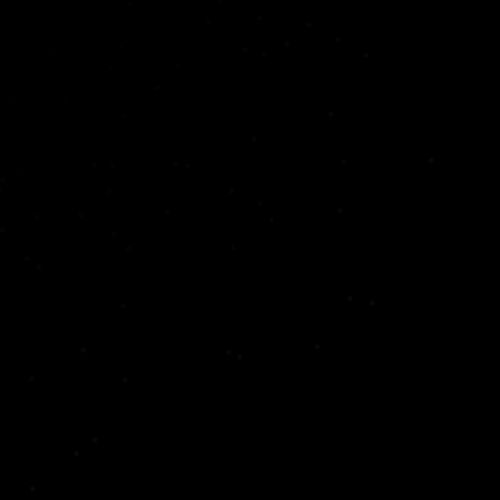
Frame 1 (no input)
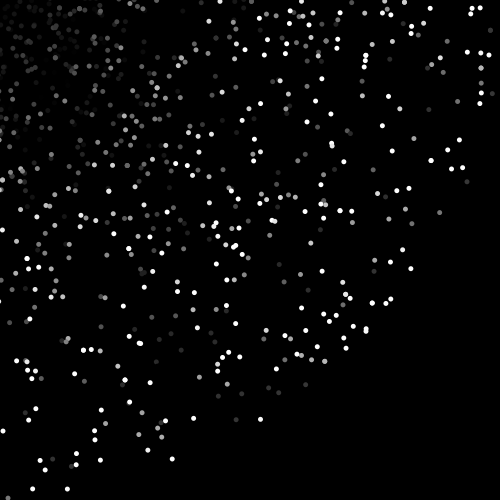
Frame 60 (the mouse pressed at the canvas centre just before this capture)
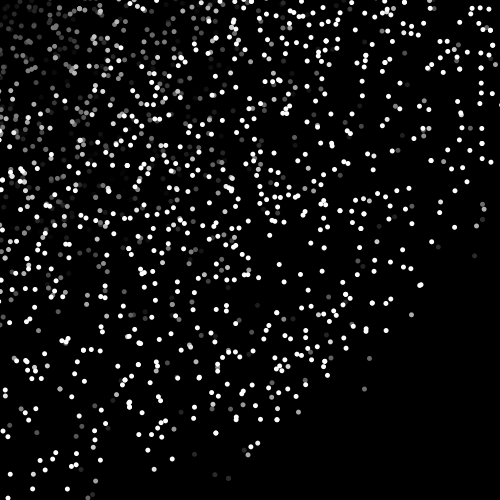
Frame 120 (the mouse held since frame 60 and released just before this capture)

The Processing sketch that drew these frames (run headless with seeded random() and noise(); from frame 60 on, the mouse is pressed at the canvas centre):

// Processing sketch: gridpracticenestedloop
// ── gridpracticenestedloop.pde
void setup() {
  size(500, 500);
  
}


void draw() {
  background(0); 
  for (int x = 0; x < width; x+=10) {
    for (int y = 0; y <= height; y+=15) {
      for (int b = 0; b <= width/2; b+=40){
        
      
      float a = map(x, 0, height, 0, 255); 

      noStroke();
      rotate(radians(x-y*a-b)); 
      fill(radians(frameCount*x-y*a));
      ellipse(x, y, 5, 5);
     
  
      }
    }
  }
}

//mouseX, x, mouseY, y)

//(x, 0, 50, 0, PI))
